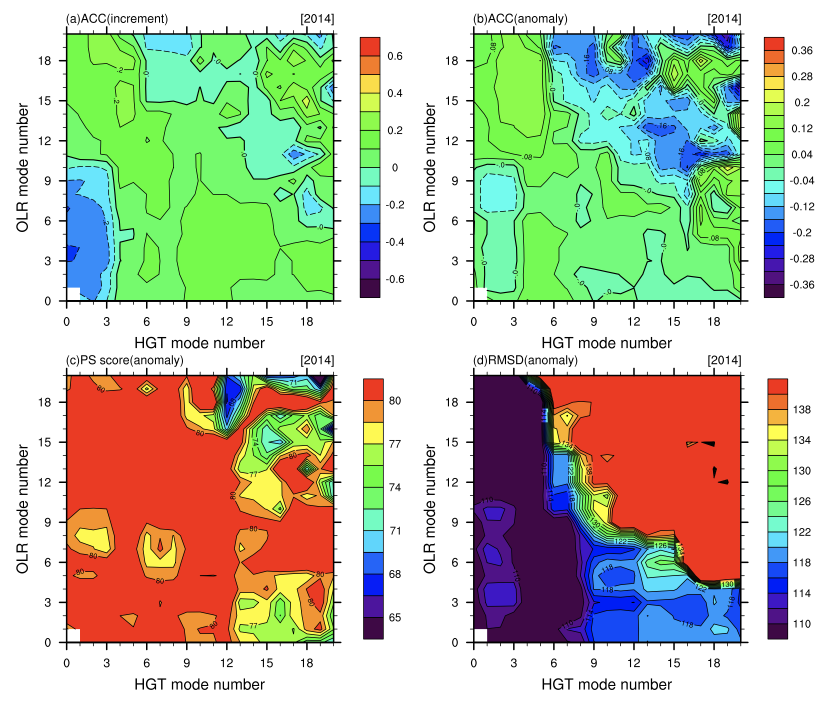
#> input picture resource/2019-春-北半球-降水.png, 1640 x 1440 px (shown at 1/2 size); its folder holds only this picture in this run
$ python -i test1.py   (imports and definitions only)   (older library calls are emulated)
#> lines starting #> are read from the running program, lines starting #| are printed output that depends on the picture
from tkinter import *
from tkinter import ttk
from PIL import Image, ImageTk

# import make_pic_2   在这里导入自己的py包文件
num = 1
url = "resource/2019-春-北半球-降水.png"


def calculate(*args):
    print(addr.get(), ":", port.get())
    # make_pic_2.main(int(fft.get()),int(start.get()),int(stop.get()),int(cent.get()))


# 调用自己的内核函数

def change():  # 更新图片操作
    global num
    num = num + 1
    if num % 3 == 0:
        url1 = "resource/2019-春-北半球-降水.png"
        pil_image = Image.open(url1)
        pil_image = pil_image.resize((500, 500), Image.ANTIALIAS)
        img = ImageTk.PhotoImage(pil_image)
        label_img.configure(image=img)
    if num % 3 == 1:
        url1 = "resource/2019-春-北半球-降水.png"
        pil_image = Image.open(url1)
        pil_image = pil_image.resize((500, 500), Image.ANTIALIAS)
        img = ImageTk.PhotoImage(pil_image)
        label_img.configure(image=img)
    if num % 3 == 2:
        url1 = "resource/2019-春-北半球-降水.png"
        pil_image = Image.open(url1)
#> pil_image is the input picture: PIL image 1640x1440 RGBA; mean R, G, B, A 186.7, 194.3, 168.6, 255
        pil_image = pil_image.resize((500, 500), Image.ANTIALIAS)
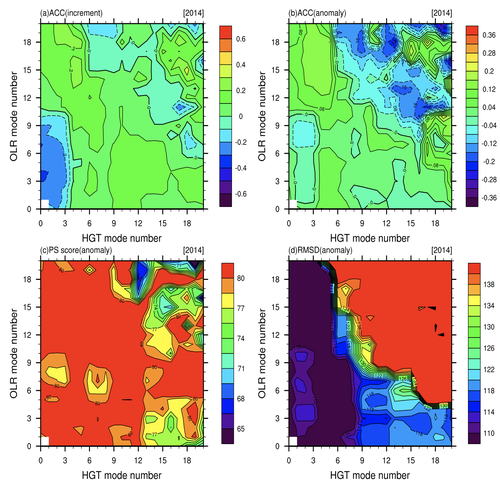
#> pil_image: PIL image 500x500 RGBA; mean R, G, B, A 186.2, 193.4, 168, 255
        img = ImageTk.PhotoImage(pil_image)
#> (the run stopped early here; a loop or call above may not have finished)
